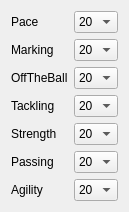
  <widget class="QWidget" name="formLayoutWidget">
   <property name="geometry">
    <rect>
     <x>150</x>
     <y>260</y>
     <width>102</width>
     <height>211</height>
    </rect>
   </property>
   <layout class="QFormLayout" name="formLayout">
    <item row="3" column="0">
     <widget class="QLabel" name="ss3">
      <property name="styleSheet">
       <string notr="true">font: 9pt &quot;맑은 고딕&quot;;
color: rgb(0, 0, 0);</string>
      </property>
      <property name="text">
       <string>Tackling</string>
      </property>
     </widget>
    </item>
    <item row="3" column="1">
     <widget class="QComboBox" name="comboBox_2">
      <item>
       <property name="text">
        <string>20</string>
       </property>
      </item>
      <item>
       <property name="text">
        <string>19</string>
       </property>
      </item>
      <item>
       <property name="text">
        <string>18</string>
       </property>
      </item>
      <item>
       <property name="text">
        <string>17</string>
       </property>
      </item>
      <item>
       <property name="text">
        <string>16</string>
       </property>
      </item>
      <item>
       <property name="text">
        <string>15</string>
       </property>
      </item>
      <item>
       <property name="text">
        <string>14</string>
       </property>
      </item>
      <item>
       <property name="text">
        <string>13</string>
       </property>
      </item>
      <item>
       <property name="text">
        <string>12</string>
       </property>
      </item>
      <item>
       <property name="text">
        <string>11</string>
       </property>
      </item>
      <item>
       <property name="text">
        <string>10</string>
       </property>
      </item>
      <item>
       <property name="text">
        <string>9</string>
       </property>
      </item>
      <item>
       <property name="text">
        <string>8</string>
       </property>
      </item>
      <item>
       <property name="text">
        <string>7</string>
       </property>
      </item>
      <item>
       <property name="text">
        <string>6</string>
       </property>
      </item>
      <item>
       <property name="text">
        <string>5</string>
       </property>
      </item>
      <item>
       <property name="text">
        <string>4</string>
       </property>
      </item>
      <item>
       <property name="text">
        <string>3</string>
       </property>
      </item>
      <item>
       <property name="text">
        <string>2</string>
       </property>
      </item>
      <item>
       <property name="text">
        <string>1</string>
       </property>
      </item>
      <item>
       <property name="text">
        <string>0</string>
       </property>
      </item>
     </widget>
    </item>
    <item row="4" column="0">
     <widget class="QLabel" name="ss4">
      <property name="styleSheet">
       <string notr="true">font: 9pt &quot;맑은 고딕&quot;;
color: rgb(0, 0, 0);</string>
      </property>
      <property name="text">
       <string>Strength</string>
      </property>
     </widget>
    </item>
    <item row="4" column="1">
     <widget class="QComboBox" name="comboBox_5">
      <item>
       <property name="text">
        <string>20</string>
       </property>
      </item>
      <item>
       <property name="text">
        <string>19</string>
       </property>
      </item>
      <item>
       <property name="text">
        <string>18</string>
       </property>
      </item>
      <item>
       <property name="text">
        <string>17</string>
       </property>
      </item>
      <item>
       <property name="text">
        <string>16</string>
       </property>
      </item>
      <item>
       <property name="text">
        <string>15</string>
       </property>
      </item>
      <item>
       <property name="text">
        <string>14</string>
       </property>
      </item>
      <item>
       <property name="text">
        <string>13</string>
       </property>
      </item>
      <item>
       <property name="text">
        <string>12</string>
       </property>
      </item>
      <item>
       <property name="text">
        <string>11</string>
       </property>
      </item>
      <item>
       <property name="text">
        <string>10</string>
       </property>
      </item>
      <item>
       <property name="text">
        <string>9</string>
       </property>
      </item>
      <item>
       <property name="text">
        <string>8</string>
       </property>
      </item>
      <item>
       <property name="text">
        <string>7</string>
       </property>
      </item>
      <item>
       <property name="text">
        <string>6</string>
       </property>
      </item>
      <item>
       <property name="text">
        <string>5</string>
       </property>
      </item>
      <item>
       <property name="text">
        <string>4</string>
       </property>
      </item>
      <item>
       <property name="text">
        <string>3</string>
       </property>
      </item>
      <item>
       <property name="text">
        <string>2</string>
       </property>
      </item>
      <item>
       <property name="text">
        <string>1</string>
       </property>
      </item>
      <item>
       <property name="text">
        <string>0</string>
       </property>
      </item>
     </widget>
    </item>
    <item row="5" column="0">
     <widget class="QLabel" name="ss5">
      <property name="styleSheet">
       <string notr="true">font: 9pt &quot;맑은 고딕&quot;;
color: rgb(0, 0, 0);</string>
      </property>
      <property name="text">
       <string>Passing</string>
      </property>
     </widget>
    </item>
    <item row="5" column="1">
     <widget class="QComboBox" name="comboBox_6">
      <item>
       <property name="text">
        <string>20</string>
       </property>
      </item>
      <item>
       <property name="text">
        <string>19</string>
       </property>
      </item>
      <item>
       <property name="text">
        <string>18</string>
       </property>
      </item>
      <item>
       <property name="text">
        <string>17</string>
       </property>
      </item>
      <item>
       <property name="text">
        <string>16</string>
       </property>
      </item>
      <item>
       <property name="text">
        <string>15</string>
       </property>
      </item>
      <item>
       <property name="text">
        <string>14</string>
       </property>
      </item>
      <item>
       <property name="text">
        <string>13</string>
       </property>
      </item>
      <item>
       <property name="text">
        <string>12</string>
       </property>
      </item>
      <item>
       <property name="text">
        <string>11</string>
       </property>
      </item>
      <item>
       <property name="text">
        <string>10</string>
       </property>
      </item>
      <item>
       <property name="text">
        <string>9</string>
       </property>
      </item>
      <item>
       <property name="text">
        <string>8</string>
       </property>
      </item>
      <item>
       <property name="text">
        <string>7</string>
       </property>
      </item>
      <item>
       <property name="text">
        <string>6</string>
       </property>
      </item>
      <item>
       <property name="text">
        <string>5</string>
       </property>
      </item>
      <item>
       <property name="text">
        <string>4</string>
       </property>
      </item>
      <item>
       <property name="text">
        <string>3</string>
       </property>
      </item>
      <item>
       <property name="text">
        <string>2</string>
       </property>
      </item>
      <item>
       <property name="text">
        <string>1</string>
       </property>
      </item>
      <item>
       <property name="text">
        <string>0</string>
       </property>
      </item>
     </widget>
    </item>
    <item row="6" column="0">
     <widget class="QLabel" name="ss6">
      <property name="styleSheet">
       <string notr="true">font: 9pt &quot;맑은 고딕&quot;;
color: rgb(0, 0, 0);</string>
      </property>
      <property name="text">
       <string>Agility</string>
      </property>
     </widget>
    </item>
    <item row="6" column="1">
     <widget class="QComboBox" name="comboBox_7">
      <item>
       <property name="text">
        <string>20</string>
       </property>
      </item>
      <item>
       <property name="text">
        <string>19</string>
       </property>
      </item>
      <item>
       <property name="text">
        <string>18</string>
       </property>
      </item>
      <item>
       <property name="text">
        <string>17</string>
       </property>
      </item>
      <item>
       <property name="text">
        <string>16</string>
       </property>
      </item>
      <item>
       <property name="text">
        <string>15</string>
       </property>
      </item>
      <item>
       <property name="text">
        <string>14</string>
       </property>
      </item>
      <item>
       <property name="text">
        <string>13</string>
       </property>
      </item>
      <item>
       <property name="text">
        <string>12</string>
       </property>
      </item>
      <item>
       <property name="text">
        <string>11</string>
       </property>
      </item>
      <item>
       <property name="text">
        <string>10</string>
       </property>
      </item>
      <item>
       <property name="text">
        <string>9</string>
       </property>
      </item>
      <item>
       <property name="text">
        <string>8</string>
       </property>
      </item>
      <item>
       <property name="text">
        <string>7</string>
       </property>
      </item>
      <item>
       <property name="text">
        <string>6</string>
       </property>
      </item>
      <item>
       <property name="text">
        <string>5</string>
       </property>
      </item>
      <item>
       <property name="text">
        <string>4</string>
       </property>
      </item>
      <item>
       <property name="text">
        <string>3</string>
       </property>
      </item>
      <item>
       <property name="text">
        <string>2</string>
       </property>
      </item>
      <item>
       <property name="text">
        <string>1</string>
       </property>
      </item>
      <item>
       <property name="text">
        <string>0</string>
       </property>
      </item>
     </widget>
    </item>
    <item row="0" column="1">
     <widget class="QComboBox" name="comboBox_27">
      <item>
       <property name="text">
        <string>20</string>
       </property>
      </item>
      <item>
       <property name="text">
        <string>19</string>
       </property>
      </item>
      <item>
       <property name="text">
        <string>18</string>
       </property>
      </item>
      <item>
       <property name="text">
        <string>17</string>
       </property>
      </item>
      <item>
       <property name="text">
        <string>16</string>
       </property>
      </item>
      <item>
       <property name="text">
        <string>15</string>
       </property>
      </item>
      <item>
       <property name="text">
        <string>14</string>
       </property>
      </item>
      <item>
       <property name="text">
        <string>13</string>
       </property>
      </item>
      <item>
       <property name="text">
        <string>12</string>
       </property>
      </item>
      <item>
       <property name="text">
        <string>11</string>
       </property>
      </item>
      <item>
       <property name="text">
        <string>10</string>
       </property>
      </item>
      <item>
       <property name="text">
        <string>9</string>
       </property>
      </item>
      <item>
       <property name="text">
        <string>8</string>
       </property>
      </item>
      <item>
       <property name="text">
        <string>7</string>
       </property>
      </item>
      <item>
       <property name="text">
        <string>6</string>
       </property>
      </item>
      <item>
       <property name="text">
        <string>5</string>
       </property>
      </item>
      <item>
       <property name="text">
        <string>4</string>
       </property>
      </item>
      <item>
       <property name="text">
        <string>3</string>
       </property>
      </item>
      <item>
       <property name="text">
        <string>2</string>
       </property>
      </item>
      <item>
       <property name="text">
        <string>1</string>
       </property>
      </item>
      <item>
       <property name="text">
        <string>0</string>
       </property>
      </item>
     </widget>
    </item>
    <item row="0" column="0">
     <widget class="QLabel" name="ss1_4">
      <property name="styleSheet">
       <string notr="true">font: 9pt &quot;맑은 고딕&quot;;
color: rgb(0, 0, 0);</string>
      </property>
      <property name="text">
       <string>Pace</string>
      </property>
     </widget>
    </item>
    <item row="1" column="0">
     <widget class="QLabel" name="ss8">
      <property name="styleSheet">
       <string notr="true">font: 9pt &quot;맑은 고딕&quot;;
color: rgb(0, 0, 0);</string>
      </property>
      <property name="text">
       <string>Marking</string>
      </property>
     </widget>
    </item>
    <item row="1" column="1">
     <widget class="QComboBox" name="comboBox_9">
      <item>
       <property name="text">
        <string>20</string>
       </property>
      </item>
      <item>
       <property name="text">
        <string>19</string>
       </property>
      </item>
      <item>
       <property name="text">
        <string>18</string>
       </property>
      </item>
      <item>
       <property name="text">
        <string>17</string>
       </property>
      </item>
      <item>
       <property name="text">
        <string>16</string>
       </property>
      </item>
      <item>
       <property name="text">
        <string>15</string>
       </property>
      </item>
      <item>
       <property name="text">
        <string>14</string>
       </property>
      </item>
      <item>
       <property name="text">
        <string>13</string>
       </property>
      </item>
      <item>
       <property name="text">
        <string>12</string>
       </property>
      </item>
      <item>
       <property name="text">
        <string>11</string>
       </property>
      </item>
      <item>
       <property name="text">
        <string>10</string>
       </property>
      </item>
      <item>
       <property name="text">
        <string>9</string>
       </property>
      </item>
      <item>
       <property name="text">
        <string>8</string>
       </property>
      </item>
      <item>
       <property name="text">
        <string>7</string>
       </property>
      </item>
      <item>
       <property name="text">
        <string>6</string>
       </property>
      </item>
      <item>
       <property name="text">
        <string>5</string>
       </property>
      </item>
      <item>
       <property name="text">
        <string>4</string>
       </property>
      </item>
      <item>
       <property name="text">
        <string>3</string>
       </property>
      </item>
      <item>
       <property name="text">
        <string>2</string>
       </property>
      </item>
      <item>
       <property name="text">
        <string>1</string>
       </property>
      </item>
      <item>
       <property name="text">
        <string>0</string>
       </property>
      </item>
     </widget>
    </item>
    <item row="2" column="1">
     <widget class="QComboBox" name="comboBox_8">
      <item>
       <property name="text">
        <string>20</string>
       </property>
      </item>
      <item>
       <property name="text">
        <string>19</string>
       </property>
      </item>
      <item>
       <property name="text">
        <string>18</string>
       </property>
      </item>
      <item>
       <property name="text">
        <string>17</string>
       </property>
      </item>
      <item>
       <property name="text">
        <string>16</string>
       </property>
      </item>
      <item>
       <property name="text">
        <string>15</string>
       </property>
      </item>
      <item>
       <property name="text">
        <string>14</string>
       </property>
      </item>
      <item>
       <property name="text">
        <string>13</string>
       </property>
      </item>
      <item>
       <property name="text">
        <string>12</string>
       </property>
      </item>
      <item>
       <property name="text">
        <string>11</string>
       </property>
      </item>
      <item>
       <property name="text">
        <string>10</string>
       </property>
      </item>
      <item>
       <property name="text">
        <string>9</string>
       </property>
      </item>
      <item>
       <property name="text">
        <string>8</string>
       </property>
      </item>
      <item>
       <property name="text">
        <string>7</string>
       </property>
      </item>
      <item>
       <property name="text">
        <string>6</string>
       </property>
      </item>
      <item>
       <property name="text">
        <string>5</string>
       </property>
      </item>
      <item>
       <property name="text">
        <string>4</string>
       </property>
      </item>
      <item>
       <property name="text">
        <string>3</string>
       </property>
      </item>
      <item>
       <property name="text">
        <string>2</string>
       </property>
      </item>
      <item>
       <property name="text">
        <string>1</string>
       </property>
      </item>
      <item>
       <property name="text">
        <string>0</string>
       </property>
      </item>
     </widget>
    </item>
    <item row="2" column="0">
     <widget class="QLabel" name="ss7">
      <property name="styleSheet">
       <string notr="true">font: 9pt &quot;맑은 고딕&quot;;
color: rgb(0, 0, 0);</string>
      </property>
      <property name="text">
       <string>OffTheBall</string>
      </property>
     </widget>
    </item>
   </layout>
  </widget>
